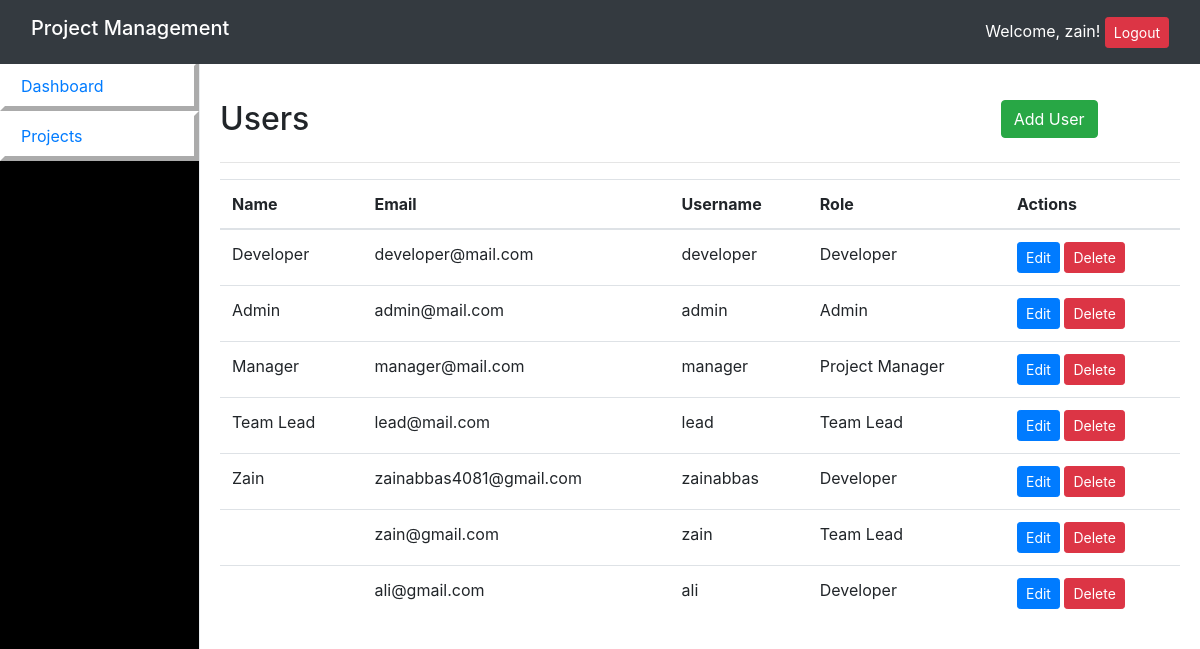
The app's page /users/ (signed in) with its own data.
### projectadmin/models.py (models this page shows, shortened)
class CustomUser(AbstractUser):
    USER_ROLE_CHOICES = [
        ('Project Manager', 'Project Manager'),
        ('Team Lead', 'Team Lead'),
        ('Developer', 'Developer'),
        ('Designer', 'Designer'),
        ('Quality Assurance Specialist', 'Quality Assurance Specialist'),
    ]
    name = models.CharField(max_length=255)
    role = models.CharField(max_length=50, blank=True, choices=USER_ROLE_CHOICES)

### projectadmin/user_views.py (the view)
# urls.py: path('users/', manage_users_view, name='users'),
def manage_users_view(request):
    users = CustomUser.objects.all()
    return render(request, 'projectadmin/manage_users.html', {'users': users})

### projectadmin/templates/projectadmin/manage_users.html (shortened to what this page needs)
{% extends 'projectadmin/base.html' %}
{% block content %}
    <div class="row mt-4">
        <div class="col-md-8">
            <h2>Users</h2>
        </div>
        <div class="col-md-3">
             <a href="{% url 'add_user' %}" class="btn btn-success float-right">Add User</a>
        </div>
    </div>
    <hr />
    <table class="table">
        <thead>
            <tr>
                <th>Name</th>
                <th>Email</th>
                <th>Username</th>
                <th>Role</th>
                <th>Actions</th>
            </tr>
        </thead>
        <tbody>
            {% for user in users %}
                <tr>
                    <td>{{ user.name }}</td>
                    <td>{{ user.email }}</td>
                    <td>{{ user.username }}</td>
                    <td>
                        {% if user.role %}
                            {{ user.role }}
                         {% endif %}
                    </td>
                    <td>
                        <a href="{% url 'edit_user' user.id %}" class="btn btn-primary btn-sm">Edit</a>
                        <a href="{% url 'delete_user' user.id %}" class="btn btn-danger btn-sm">Delete</a>
                    </td>
                </tr>
            {% endfor %}
        </tbody>
    </table>
{% endblock %}

### projectadmin/templates/projectadmin/base.html (shortened to what this page needs)
<!DOCTYPE html>
<html lang="en">
<head>
    <link rel="stylesheet" href="https://stackpath.bootstrapcdn.com/bootstrap/4.5.2/css/bootstrap.min.css">
    <link rel="stylesheet" type='text/css' href="http://cdnjs.cloudflare.com/ajax/libs/font-awesome/5.15.3/css/all.min.css" />
</head>
<body>
    <header class="navbar navbar-dark fixed-top bg-dark">
        <div class="container-fluid">
            <h1 class="navbar-brand">{% block header_title %}Project Management{% endblock %}</h1>
            <div class="user-info text-white">
                {% if user.is_authenticated %}
                    Welcome, {{ user.username }}! <a href="{% url 'logout' %}" class="btn btn-danger btn-sm">Logout</a>
                {% else %}
                    <a href="{% url 'login' %}" class="text-white">Login</a>
                {% endif %}
            </div>
        </div>
    </header>
    <div class="container-fluid">
        <div class="row">
            <nav class="col-md-2 d-none d-md-block sidebar">
                <div class="sidebar-sticky">
                    <ul class="nav flex-column">
                        <li class="nav-item">
                            <a class="nav-link active" href="{% url 'home' %}">
                                Dashboard
                            </a>
                        </li>
                        <li class="nav-item">
                            <a class="nav-link" href="{% url 'projects' %}">
                                Projects
                            </a>
                        </li>
                    </ul>
                </div>
            </nav>
            <main role="main" class="col-md-9 ml-sm-auto col-lg-10 main-content">
                {% block content %}{% endblock %}
            </main>
        </div>
    </div>
</body>
</html>

### projectadmin/templates/projectadmin/base.html (style rules this page uses)
body { padding-top: 56px; }
header { background-color: #343a40; padding: 10px 0; }
header h1 { color: #fff; }
.sidebar { position: fixed; top: 56px; bottom: 0; left: 0; z-index: 1000; padding-top: 20px; padding-bottom: 20px; background-color: black; border-right: 1px solid #e9ecef; }
.main-content { margin-left: 220px; padding: 20px; }
.nav-item { border: 5px outset white; background-color: white; }
ul { margin: -15px; padding: 0px; }

### records on screen
CustomUser: username "zain", email "zain@gmail.com", role "Team Lead"
CustomUser: name "Developer", email "developer@mail.com", username "developer", role "Developer"
CustomUser: name "Admin", email "admin@mail.com", username "admin", role "Admin"
CustomUser: name "Manager", email "manager@mail.com", username "manager", role "Project Manager"
CustomUser: name "Team Lead", email "lead@mail.com", username "lead", role "Team Lead"
CustomUser: name "Zain", email "zainabbas4081@gmail.com", username "zainabbas", role "Developer"
CustomUser: email "ali@gmail.com", username "ali", role "Developer"
